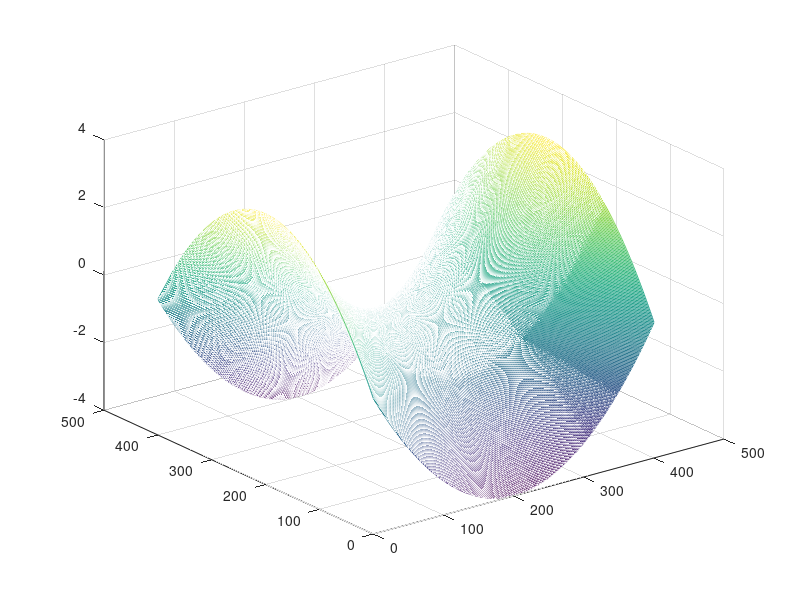

The MATLAB source for this figure:
%% 1
t = 0:0.001:0.02;
f = sin(2*pi*50*t);
g = f + 0.2;
plot(f, 'g:')      % green dotted line for f (x = 1:numel(f))
hold on
plot(g, 'r*')      % red star markers for g (x = 1:numel(g))
hold off

%% 2
x = 0:0.1:10;
y = 10.^x;
semilogy(x, y);

%% 3
t = 0:0.01:2*pi;
f = sin(2.*t) .* cos(2.*t);
polar(t,f);

%% 4 
n = 0:20;
f = sin(2*pi*n/10);
stem(n, f);

%% 5
x = 0:0.2:6;
y = sin(x);
stairs(x, y);

%% 6
x = -5:0.1:5;
f = x .* abs(x) ./ (1 + x.^2);
plot(f);

%% 7
t = -2:0.01:2;
x = cos(2*pi*t);
y = sin(2*pi*t);

plot3(x, y, t, 'b-', 'LineWidth', 1.5);

%% 8
x = -2:0.01:2;
y = -2:0.01:2;
[X, Y] = meshgrid(x,y);
Z = X.^2 - Y.^2;
mesh(Z);
